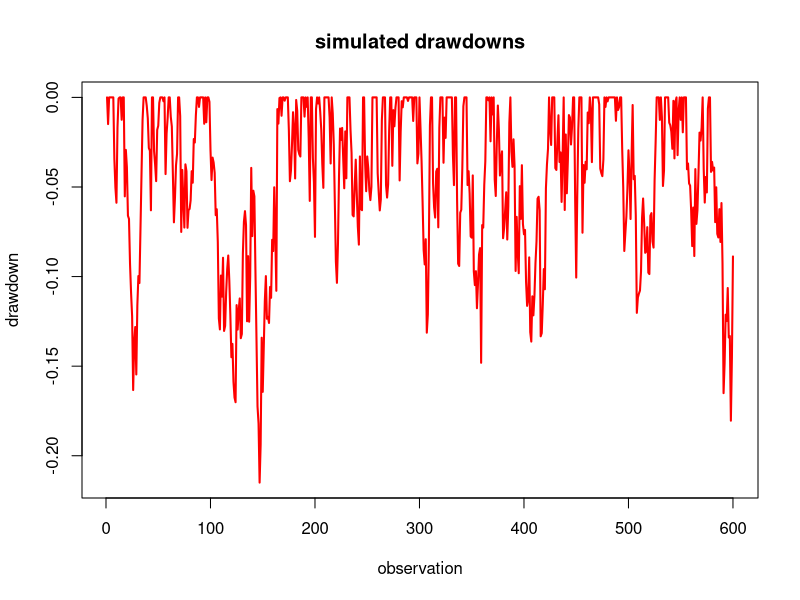

Source code (R):

#
#  Dradown.r hello
#
#  Study the distribution of drawdowns in a simple set-up  
#  
# Assumes log returns are generated by r(t) = m(t) + s*e(t),   where e(t)  is N(0,1) 
# Generates a long series of drawdowns to study their depth and duration distribution.
#
#  Paolo Giordani, August 2020

setwd("C:/Users/admin/OneDrive - BI Norwegian Business School (BIEDU)/BI/GRA 6518 Data Science for Finance/R files")

#  Options on data-generating process, strategy, and simulation
 
m		  =  0.0055   # e.g. 0.0085 for nominal returns and 0.0055 for excess returns
s     =  0.035    # e.g. 0.035 for SP500
lev   =  0.9      # e.g. 1. leverage of the strategy (approximate calculation). 1 for fully invested, 2 for 100% leverage, 0.5 for 50% in cash

bigT	=  100000    # sample size to simulate. A large number

nobsPlot = 50*12  # plot the first 50 years of drawdowns

set.seed(123)     # set seed for random number generator so outcome is the same for every run

# generate a (bigT,1) series of returns. For this simple model, no loop is needed.

r   = m + s*rnorm(bigT)            # generate log returns for underlying asset, a (bigT,1) vector. rnorm generates a (bigT,1) vector of iid N(0,1) variables

Rst	= lev*(exp(r)-1)               # return of the strategy. R = exp(r)-1 -> we go from the log returns to the returns!!


DD   = matrix(0.0,bigT,1)           # pre-allocate matrix to store drawdowns.
DDd  = matrix(1.0,bigT,1)          # pre-allocate matrix to store dradowns durations

# This simple implementation works if bigT is not too large. If bigT is large, using logs of total value is much more stable numerically
# Let's see the simple version first ...

# V    = cumprod(1 + Rst)             # total value of the strategy is the cumulative product of returns, initialized at V[0] = 1
# 
# maxV = V[1]                         # initializing max(V[1:t]). Keeping track of maxV within the loop is much much faster than recomputing it each time 
#  
# for (t in 2:bigT){                  
#    DD[t] = min(c(1.0,V[t]/maxV)) - 1.0    
#    maxV  = max(c(V[t],maxV))       # the following would work but is poor coding:  for (t in 2:bigT){ maxV = max(V[1:t]) ... Here we keep track of maxV within the loop
# 
#    if (DD[t]==0){ DDd[t] = 0 } else if (DD[t]<0) { DDd[t] = DDd[t-1] +1 } # update drawdown length. If we are in a drawdown, then its length is increased by one. If we are not, DDd is re-set to zero.         
#    }

 
# The next implementation is more stable for large bigT: work with log values, then transform back. 
maxlogV	= 0                   # starting value for highest log(V)
logV    = cumsum(log(1+Rst))  # log(V), but built without creating V, which can become a very large number (creating numerical problems) in simulation

for (t in 2:bigT){                  
  DD[t]    = min(c(1.0,exp(logV[t]- maxlogV)  )) - 1.0    
  maxlogV  = max(c(logV[t],maxlogV))       
  
  if (DD[t]==0){ DDd[t] = 0 } else if (DD[t]<0) { DDd[t] = DDd[t-1] +1 } # update drawdown length. If we are in a drawdown, then its length is increased by one. If we are not, DDd is re-set to zero.         
}


# print some statistics

print(" yearly mean, std and Sharpe ratio of log returns (assuming monthly frequency) ") 
st = c(12*m,sqrt(12)*s,sqrt(12)*m/s)
print(st,digits = 2)

qv 	= c(0.01,0.05,0.10,0.50)        # some quantiles of drawdown values
qd	= c(0.50,0.90,0.95,0.99)       # some quantiles of drawdown duration

print(" Drawdowns quantiles and values in % ")
print(quantile(DD*100,qv),digits=2)              # multiply by 100 to get % drawdown

print(" Drawdown duration quantiles ")
print(quantile(DDd,qd),digits=2)

print(" Share of the time spent in a drawdown")
print(mean(DD < 0),digits=2)


# plot some of simulated drawdowns
pt01 <- 'simulated drawdowns'
plot(sequence(nobsPlot),DD[1:nobsPlot], type = 'l', main = pt01, xlab = 'observation', ylab = 'drawdown' ,col = 'red', lwd = 2)
